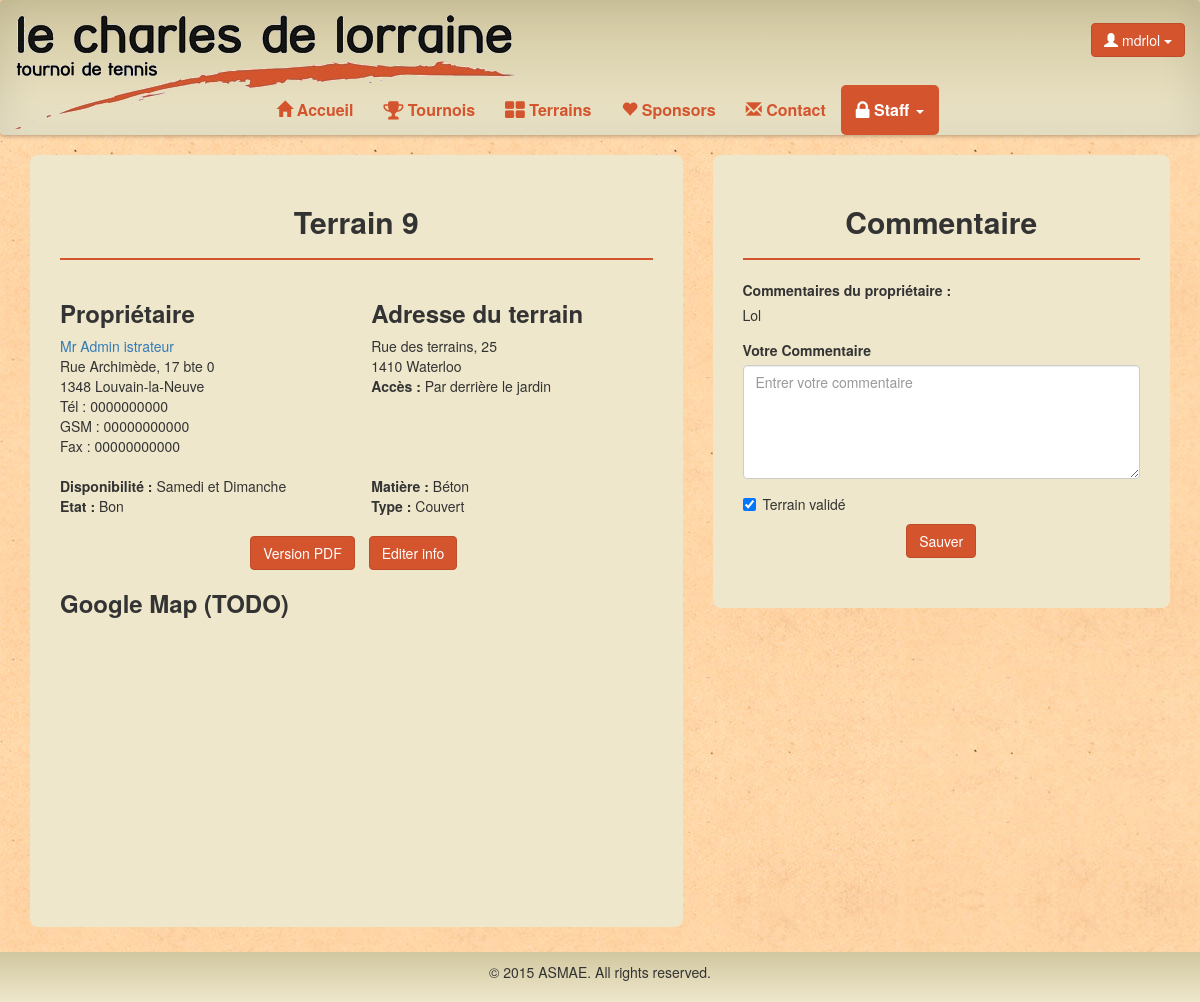
The app's page /tennis/staff/terrains/9 (signed in), older data.
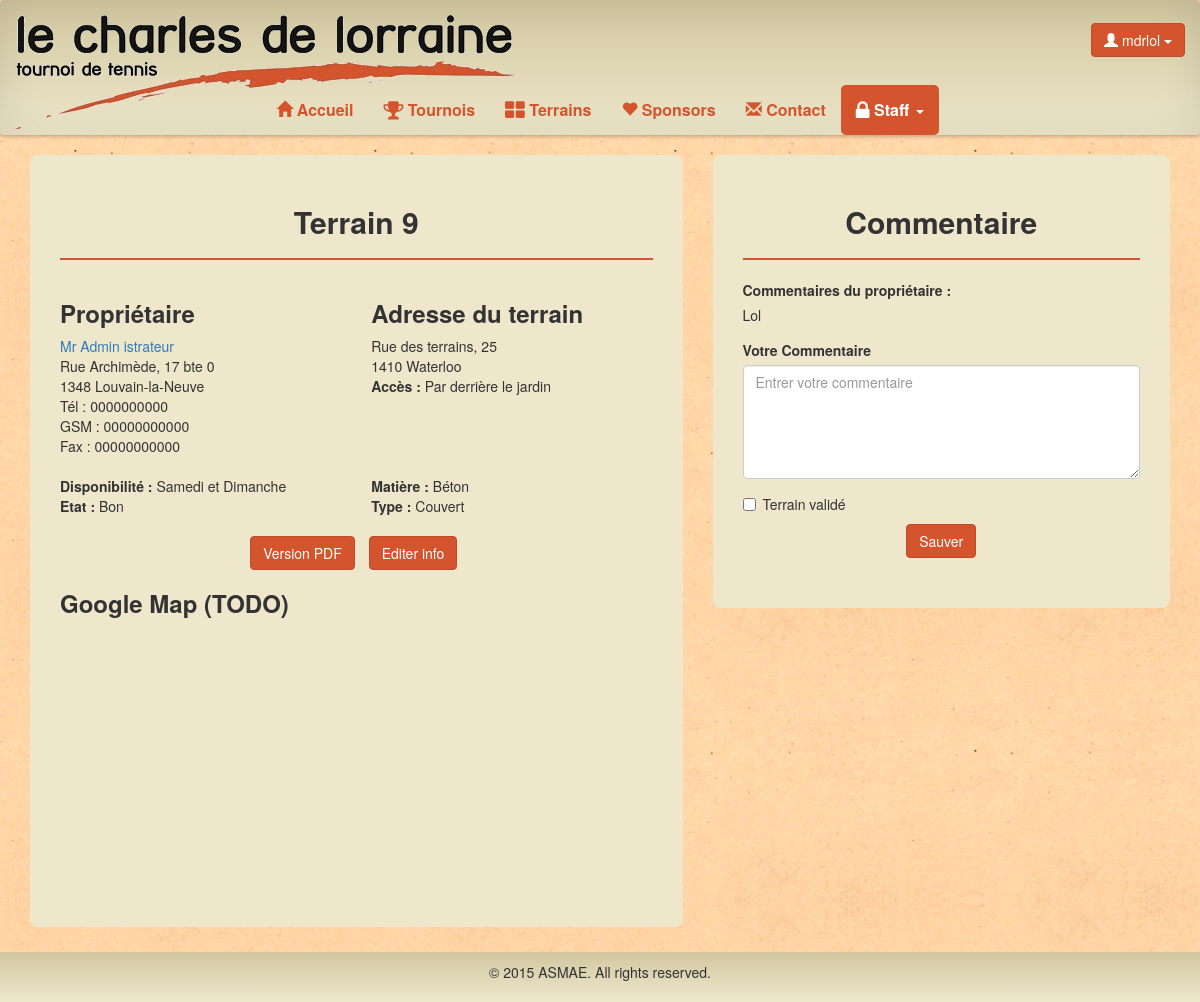
The same page, newer data.
### tennis/models.py (models this page shows, shortened)
class Court(models.Model):
	id = models.AutoField(primary_key=True, verbose_name='ID')
	rue = models.CharField(max_length=100 , verbose_name='Rue')
	numero = models.CharField(max_length=10, verbose_name='Numéro')
	boite = models.CharField(max_length=10,null=True, blank=True)
	codepostal = models.CharField(max_length=10, verbose_name='Code postal')
	localite = models.CharField(max_length=30, verbose_name='Localité')
	acces = models.TextField(null=True,blank=True)
	matiere = models.ForeignKey(CourtSurface, verbose_name='Surface')
	type = models.ForeignKey(CourtType, verbose_name='Type')
	dispoSamedi = models.BooleanField(default=False, verbose_name='Dispo samedi')
	dispoDimanche = models.BooleanField(default=False, verbose_name='Dispo dimanche')
	etat = models.ForeignKey(CourtState, verbose_name='Etat')
	commentaire = models.TextField(null=True, blank=True)
	commentaireStaff = models.TextField(null=True, blank=True)
	valide = models.BooleanField(default=False, verbose_name='Validé')
	user = models.ForeignKey(User, verbose_name='Utilisateur')
	class Meta:
		verbose_name = "Court"
		permissions = (
			("Court", "Manage Court"),
		)

class Participant(models.Model):
	user = models.OneToOneField(User,null=True)
	titre = models.CharField(max_length=5)
	nom = models.CharField(max_length=30)
	prenom = models.CharField(max_length=30, verbose_name="Prénom")
	rue = models.CharField(max_length=100)
	numero = models.CharField(max_length=10, verbose_name="Numéro")
	boite = models.CharField(max_length=10,null=True, blank=True)
	codepostal = models.CharField(max_length=10, verbose_name="Code postal")
	localite = models.CharField(max_length=30, verbose_name="Localité")
	telephone = models.CharField(max_length=30,null=True, blank=True, verbose_name="Téléphone")
	fax = models.CharField(max_length=30,null=True, blank=True)
	gsm = models.CharField(max_length=30,null=True)
	datenaissance = models.DateTimeField(null=True, verbose_name="Date de naissance")
	classement = models.CharField(max_length=10,null=True, blank=True)
	oldparticipant = models.BooleanField(default=False)
	isGroupLeader = models.BooleanField(default=False)
	isAccountActivated = models.BooleanField(default=True)
	class Meta:
		verbose_name = "Participant"
		permissions = (
			("User", "Manage User"),
			("Droit","Donner droit"),
		)

class CourtState(models.Model):
	nom = models.CharField(max_length=25, primary_key=True, verbose_name="Nom")
	def __str__(self):
		return self.nom
	class Meta:
		verbose_name = "Etat de court"

class CourtSurface(models.Model):
	nom = models.CharField(max_length=25, primary_key=True, verbose_name="Nom")
	def __str__(self):
		return self.nom
	class Meta:
		verbose_name = "Surface de court"

class CourtType(models.Model):
	nom = models.CharField(max_length=25, primary_key=True, verbose_name="Nom")
	def __str__(self):
		return self.nom
	class Meta:
		verbose_name = "Type de court"

### tennis/views.py (the view, shortened to what this page needs)
# urls.py: url(r'^staff/terrains/(\d+)$','validateTerrain'),
@permission_required('tennis.Court')
def validateTerrain(request, id):
	court = Court.objects.filter(id=id)[0]
	if request.user.is_authenticated():
		return render(request,'tennis/validateTerrain.html',locals())
	return redirect(reverse(home))

### tennis/templates/tennis/validateTerrain.html (shortened to what this page needs)
{% extends "tennis/staff.html" %}
{% block body %}
<div class="container">
	<div class="row">
		<div class="col-lg-7">
			<div class="content-box">
				<h2 class="center">Terrain {{ court.id }}</h2>
				<hr class="line">
				<div class="row">
					<div class="col-sm-6">
						<h3>Propriétaire</h3>
						<address>
							<a href="{% url "tennis.views.viewUser" court.user.username %}">{{ court.user.participant.titre }} {{ court.user.participant.prenom }} {{ court.user.participant.nom }}</a> <br>
							{{ court.user.participant.rue }}, {{ court.user.participant.numero }} {% if court.user.participant.boite %}
							bte {{ court.user.participant.boite }} {% endif %}<br>
							{{ court.user.participant.codepostal }} {{ court.user.participant.localite }}<br>
							Tél : {% if court.user.participant.telephone %}{{ court.user.participant.telephone }}{% else %} - {% endif %}<br>
							GSM : {% if court.user.participant.gsm %}{{ court.user.participant.gsm }}{% else %} - {% endif %} <br>
							Fax : {% if court.user.participant.fax %}{{ court.user.participant.fax }}{% else %} - {% endif %}<br>
         				 </address>
					</div>
					<div class="col-sm-6">
						<h3>Adresse du terrain</h3>
						<address>
					        {{ court.rue }}, {{ court.numero }}<br>
							{{ court.codepostal }} {{ court.localite }}<br>
							<b>Accès : </b> {% if court.acces %}{{ court.acces }}{% else %} - {% endif %} <br>
         				 </address>
					</div>
				</div>
				<div class="row">
					<div class="col-sm-6">
						<p>
							<b>Disponibilité : </b> {% if court.dispoSamedi and court.dispoDimanche %}Samedi et Dimanche{% elif court.dispoSamedi %}Samedi{% elif court.dispoDimanche %}Dimanche{% endif %} <br>
							<b>Etat : </b> {{ court.etat }}
						</p>
					</div>
					<div class="col-sm-6">
						<p>
							<b>Matière :</b> {{ court.matiere }} <br>
							<b>Type :</b> {{ court.type }}
						</p>
					</div>
				</div>
				<ul class="list-inline text-center" style="padding-top:10px">
				<li>
					<button onclick="location.href='{% url "tennis.views.terrainPDF" court.id %}';" class="btn btn-default center-block">Version PDF</button>
				</li>
				<li>
					<button onClick="location.href='{% url "tennis.views.editTerrainStaff" court.id %}';" class="btn btn-default center-block">Editer info</button>
				</li>
			</ul>
				<h3>Google Map (TODO)</h3>
				<div id="map" style="height:250px;"></div>
			</div>
		</div>
		<div class="col-lg-5">
			<div class="content-box">
				<h2 class="center">Commentaire</h2>
				<hr class="line">
				<form role="form" method="post" action="{% url "tennis.views.validateTerrain" court.id %}">
			      <div class="form-group">
			      <label for="text">Commentaires du propriétaire : </label>
			      <p>{% if court.commentaire %}{{ court.commentaire }}{% else %} - {% endif %}</p>
			    </div>
			    <div class="form-group">
			      <label for="text">Votre Commentaire</label>
			      <textarea class="form-control" rows="5" name="message" placeholder="Entrer votre commentaire">{%if court.commentaireStaff %}{{ court.commentaireStaff }}{% endif %}</textarea>
			    </div>
			    <div class="checkbox ">
			      <label><input type="checkbox" name="valide" {% if court.valide %} checked {% endif %} > Terrain validé</label>
			    </div>
			    <button type="submit" class="btn btn-default center-block">Sauver</button>
			  </form>
			</div>
		</div>
	</div>
</div>
{% endblock %}

Row changes from the older to the newer data that the page shows:
changed Court "Rue des terrains": valide "☑" → "☐"
